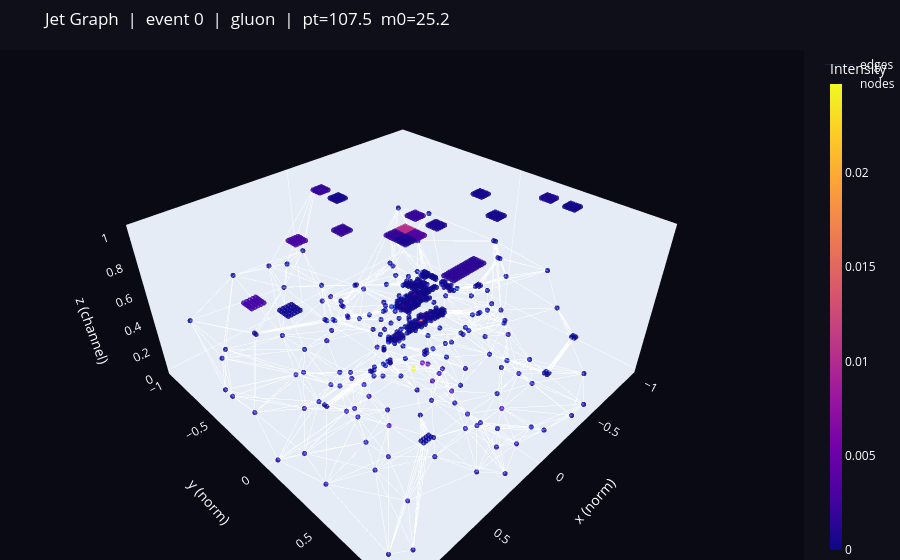

Here is the notebook cell this chart was saved with:
### Markdown cell above
─────────────────────────────────────────────────────────────
##### Main
─────────────────────────────────────────────────────────────

### Code cell
def run():
    X, y, pt, m0 = load_dataset(DATA_PATH, n_events=N_EVENTS)
    X = channel_normalize(X)

    data_list = build_dataset(
        X, y, pt, m0,
        save_path = SAVE_PATH,
        max_nodes = MAX_NODES,
        k         = K_NEIGHBORS,
        device    = DEVICE,
    )

    # Sanity-check on first graph
    g = data_list[0]
    print("\n[sample] first graph:")
    print(f"  x          : {tuple(g.x.shape)}")
    print(f"  pos        : {tuple(g.pos.shape)}")
    print(f"  edge_index : {tuple(g.edge_index.shape)}")
    print(f"  edge_attr  : {tuple(g.edge_attr.shape)}")
    print(f"  y={g.y.item()}  pt={g.pt.item():.2f}  m0={g.m0.item():.2f}")

    if VISUALIZE and data_list:
        idx = min(VISUALIZE_IDX, len(data_list) - 1)
        visualize_event(data_list[idx], event_idx=idx)

    return data_list


# Auto-run whether this is imported (Jupyter) or executed (script)
data_list = run()

### Figure 1 — Plotly figure (JSON) as saved in the notebook; plotly's stock layout.template omitted (floating-point values rounded to 4 significant figures; data arrays with more than 128 entries replaced by an {"elided": "..."} marker saying what was removed)
{"data": [{"hoverinfo": "none", "line": {"color": "rgba(100,160,255,0.12)", "width": 1}, "mode": "lines", "name": "edges", "type": "scatter3d", "x": {"elided": "26796 float values"}, "y": {"elided": "26796 float values"}, "z": {"elided": "26796 float values"}}, {"hoverinfo": "text", "marker": {"color": {"elided": "946 float values"}, "colorbar": {"thickness": 12, "title": {"text": "Intensity"}}, "colorscale": [[0, "#0d0887"], [0.1111, "#46039f"], [0.2222, "#7201a8"], [0.3333, "#9c179e"], [0.4444, "#bd3786"], [0.5556, "#d8576b"], [0.6667, "#ed7953"], [0.7778, "#fb9f3a"], [0.8889, "#fdca26"], [1, "#f0f921"]], "line": {"width": 0}, "opacity": 0.85, "size": 3}, "mode": "markers", "name": "nodes", "text": {"elided": "946 str values"}, "type": "scatter3d", "x": {"elided": "946 float values"}, "y": {"elided": "946 float values"}, "z": {"elided": "946 float values"}}], "layout": {"font": {"color": "white"}, "margin": {"b": 0, "l": 0, "r": 0, "t": 50}, "paper_bgcolor": "rgb(15,15,25)", "scene": {"bgcolor": "rgb(10,10,20)", "xaxis": {"showgrid": false, "title": {"text": "x (norm)"}}, "yaxis": {"showgrid": false, "title": {"text": "y (norm)"}}, "zaxis": {"showgrid": false, "title": {"text": "z (channel)"}}}, "title": {"text": "Jet Graph  |  event 0  |  gluon  |  pt=107.5  m0=25.2"}}}
